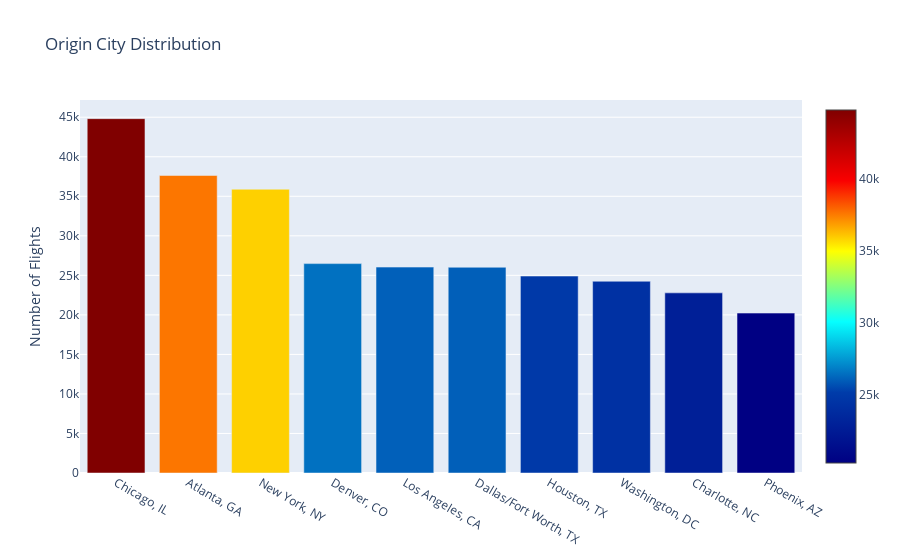

Source (notebook cell):
### Markdown cell above
D'après le graphique ci-dessus, nous savons que l'aéroport international de Chicago O'Hare est le plus fréquenté en 2019, suivi de l'aéroport international d'Atlanta Hartsfield.

### Code cell
# plotting departure city

sampled_df_c = sampled_df.ORIGIN_CITY_NAME.value_counts()[:10]

trace = go.Bar(
    x=sampled_df_c.index,
    y=sampled_df_c.values,
    marker=dict(
        color = sampled_df_c.values,
        colorscale='Jet',
        showscale=True
    )
)

data = [trace]
layout = go.Layout(
    title='Origin City Distribution', 
    yaxis = dict(title = 'Number of Flights')
)

fig = go.Figure(data=data, layout=layout)
py.iplot(fig)

### Figure 1 — Plotly figure (JSON) as saved in the notebook; plotly's stock layout.template omitted (floating-point values rounded to 4 significant figures)
{"data": [{"marker": {"color": [44820, 37629, 35891, 26485, 26043, 26022, 24909, 24253, 22784, 20227], "colorscale": [[0, "rgb(0,0,131)"], [0.2, "rgb(0,60,170)"], [0.4, "rgb(5,255,255)"], [0.6, "rgb(255,255,0)"], [0.8, "rgb(250,0,0)"], [1, "rgb(128,0,0)"]], "showscale": true}, "type": "bar", "x": ["Chicago, IL", "Atlanta, GA", "New York, NY", "Denver, CO", "Los Angeles, CA", "Dallas/Fort Worth, TX", "Houston, TX", "Washington, DC", "Charlotte, NC", "Phoenix, AZ"], "y": [44820, 37629, 35891, 26485, 26043, 26022, 24909, 24253, 22784, 20227]}], "layout": {"title": {"text": "Origin City Distribution"}, "yaxis": {"title": {"text": "Number of Flights"}}}}
